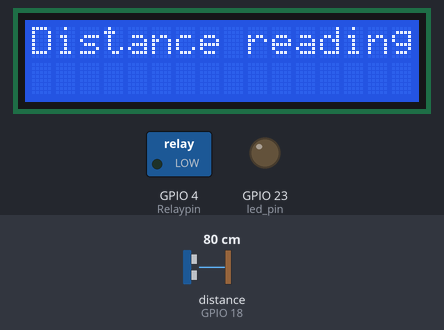
Simulated run of this sketch. Board: ESP32. Shown: 16×2 character LCD, switched loads named in the sketch (green lamp = pin HIGH), output pins drawn as LEDs (lit = HIGH). Wiring (inferred from the names in the program): ultrasonic range finder: trigger GPIO 5; echo GPIO 18. The test bench sets the inputs (shaded band); at power-on: distance to the obstacle (sensor on GPIO 18) 80 cm. The echo pulse lasts 58.3 µs per cm; WiFi joins after 1.5 s; servers stay silent unless stated; uploads are accepted with an empty reply; pins used as bus, display or sensor lines are not drawn; what the sketch prints to the serial monitor is not drawn. At 14.3 s the program puts the board to deep sleep or switches it off; the recording ends there.

Above: at 5.1 s.
6.8 s: distance to the obstacle (sensor on GPIO 18) set to 2 cm
At 7.5 s:
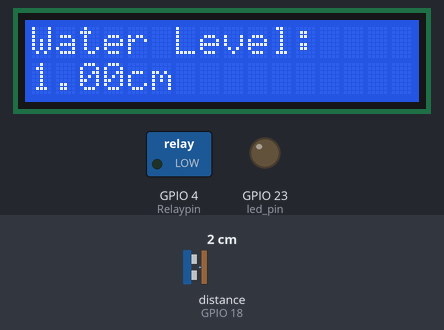
At 10.4 s:
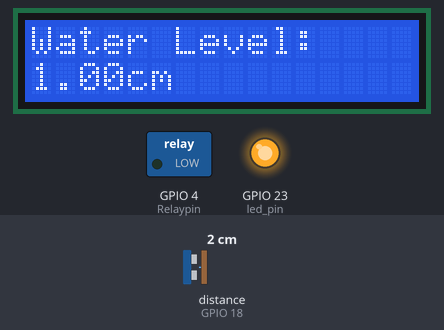
10.8 s: distance to the obstacle (sensor on GPIO 18) set to 18 cm
At 14.1 s:
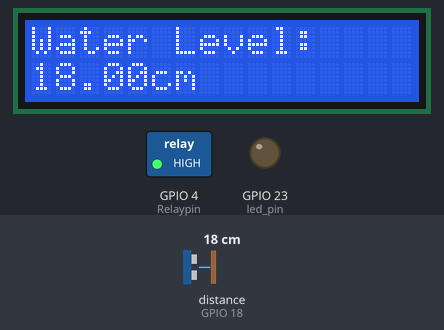
Timing chart, 0 to 14.3 s (numbered marks = the images above; inputs shaded):
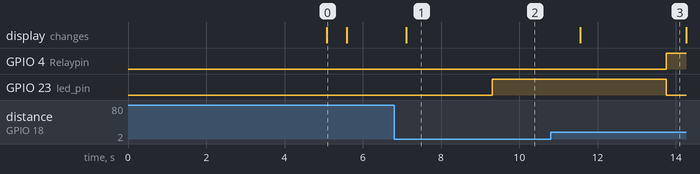

Measured:
- after the input at 6.8 s, GPIO 4 (Relaypin): stays LOW (without the input it goes to HIGH after 2.5 s); GPIO 23 (led_pin): LOW → HIGH after 2.5 s
- after the input at 10.8 s, GPIO 4 (Relaypin): LOW → HIGH after 3.0 s; GPIO 23 (led_pin): HIGH → LOW after 3.0 s; the display: changes after 0.76 s (image 3)
- what the display in image 0 shows lasts 0.5 s, from 5.1 s to 5.6 s
- what the display in image 3 shows lasts 2.7 s, from 11.6 s to 14.3 s

The sketch:

energySaveA.ino
```cpp
#include <Arduino.h>

#include <WiFi.h>
#include <WiFiMulti.h>

#include <HTTPClient.h>
#include <Wire.h>
#include <LiquidCrystal_I2C.h>

#define USE_SERIAL Serial
#define uS_TO_S_FACTOR 1000000ULL
#define TIME_TO_SLEEP  4*60


void lcdprint(float distance__cm);
void check_tank(float distance__cm);
void sleep_wake();
// void tank_system();

WiFiMulti wifiMulti;
LiquidCrystal_I2C lcd(0x27,16,2);  // set the LCD address to 0x27 for a 16 chars and 2 line display

//Pins
int trigger_pin = 5;
int echo_pin   = 18;
int led_pin = 23;
int Relaypin= 4;
int distance_cm;

void setup() {
   USE_SERIAL.begin(115200);

    USE_SERIAL.println();
    USE_SERIAL.println();
    USE_SERIAL.println();

    for(uint8_t t = 4; t > 0; t--) {
        USE_SERIAL.printf("[SETUP] WAIT %d...\n", t);
        USE_SERIAL.flush();
        delay(1000);
    }

  wifiMulti.addAP("Ttbi", "yaakonadu1");
 // declare pins as output
  pinMode(trigger_pin, OUTPUT);
  pinMode(echo_pin, INPUT);
  pinMode(led_pin, OUTPUT);
  pinMode(Relaypin, OUTPUT);
  delay(1000);

  esp_sleep_enable_timer_wakeup(TIME_TO_SLEEP * uS_TO_S_FACTOR);
  digitalWrite(Relaypin, LOW);
  lcd.init(); // initialize LCD
  lcd.backlight();
  lcd.setCursor(0,0);//Set cursor value
  lcd.print("Distance reading!");
  delay(500);
  lcd.clear();
}

void loop() {
 // wait for WiFi connection
  if((wifiMulti.run() == WL_CONNECTED)) {
    digitalWrite(trigger_pin, LOW);
    delayMicroseconds(2);
    digitalWrite(trigger_pin, HIGH);
    delayMicroseconds(10);
    digitalWrite(trigger_pin, LOW);
    digitalWrite(Relaypin, LOW);
    long duration = pulseIn(echo_pin, HIGH);
    distance_cm = (duration / 2) / 29.09;

    lcdprint(distance_cm);

    HTTPClient http;

        USE_SERIAL.print("[HTTP] begin...\n");
        // configure traged server and url
        //http.begin("https://www.howsmyssl.com/a/check", ca); //HTTPS
        http.begin("http://192.168.201.242/iot/midsem_insert.php?owner_id=1&place=Abena&level="+String(distance_cm)); //HTTP

        USE_SERIAL.print("[HTTP] GET...\n");
        // start connection and send HTTP header
        int httpCode = http.GET();

        // httpCode will be negative on error
        if(httpCode > 0) {
            // HTTP header has been sent and Server response header has been handled
            USE_SERIAL.printf("[HTTP] GET... code: %d\n", httpCode);

            // file found at server
            if(httpCode == HTTP_CODE_OK) {
                String payload = http.getString();
                USE_SERIAL.println(payload);
            }
        } else {
            USE_SERIAL.printf("[HTTP] GET... failed, error: %s\n", http.errorToString(httpCode).c_str());
        }

        http.end();
        check_tank(distance_cm);
    }


}

// void tank_system(){

// }

void sleep_wake(){
      Serial.println("Going to sleep now");
      Serial.flush();
      delay(500);
      lcd.clear();
      lcd.noBacklight();
      esp_deep_sleep_start();

}
void lcdprint(float distance__cm){
  lcd.backlight(); //turn on backlight
  lcd.clear(); //clear lcd
  lcd.setCursor(0, 0);  // set cursor to first column, first row
  lcd.print("Water Level:"); // print message
  lcd.setCursor(0,1); // set cursor to first column, second row
  lcd.print(String(distance__cm));
  lcd.print("cm");
  delay(2000);
}

void check_tank(float distance__cm){
  if(distance__cm<15.00) {
    digitalWrite(led_pin, HIGH);
    digitalWrite(Relaypin, LOW);

    if(distance__cm>=100.0){
    digitalWrite(led_pin, LOW);
    digitalWrite(Relaypin, HIGH);
    sleep_wake();
    }

  }
  else{
    digitalWrite(led_pin,LOW);
    digitalWrite(Relaypin, HIGH);
    sleep_wake();
  }
}
```
